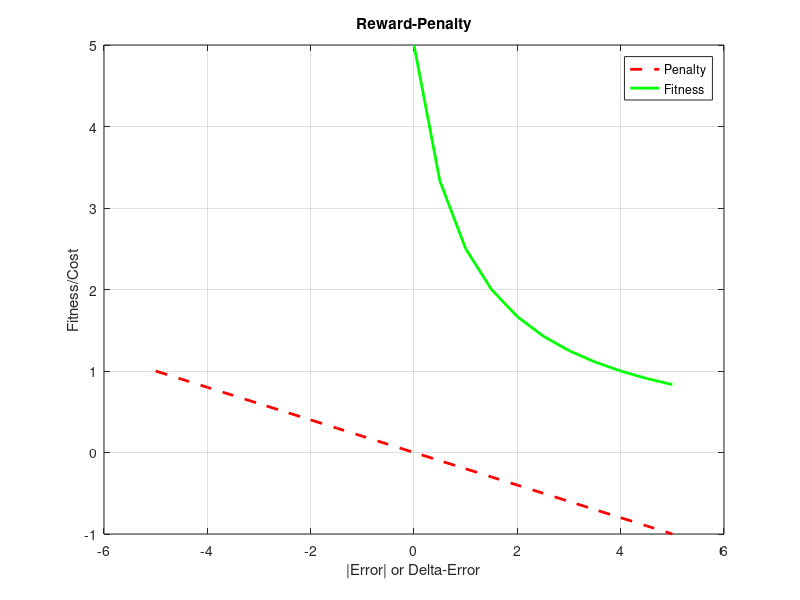
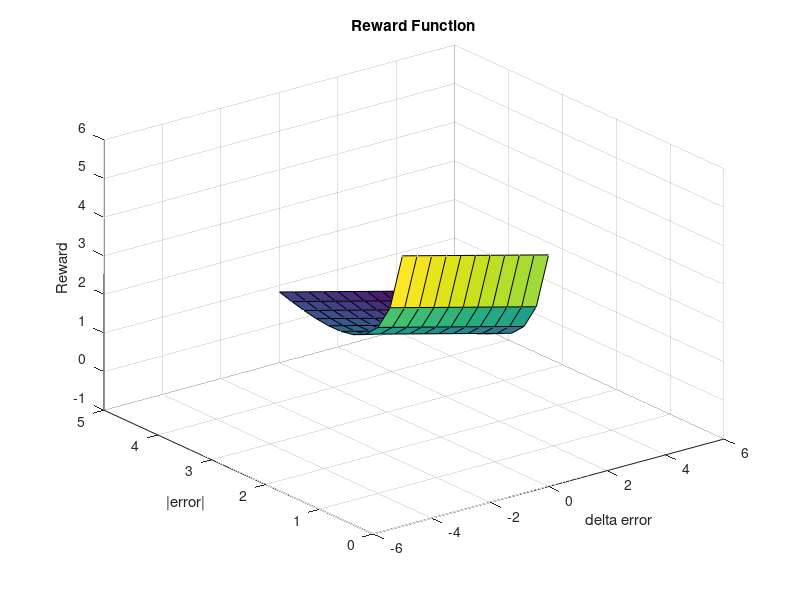
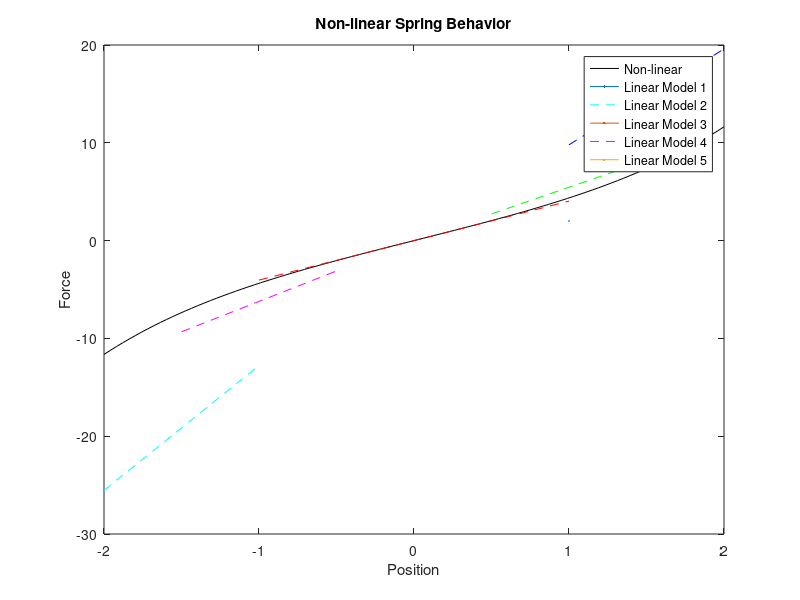

MATLAB code to generate these figures, in order:
close all; clc; clear all;

% Parameters for the mass-spring-damper system: Check with simulate MSD
% file and the main MBRL routine for manual update!

m = 1;          % Mass (kg)
k = 4;         % Spring constant (N/m)
c = 1;          % Damping coefficient (Ns/m)
hardening=1;
g=1;

gain_ = 5;
maxErr = 5;
zelta = 1;

err = [0:0.5:maxErr];
deltaErr = [-maxErr:0.5:maxErr]; % current error - past error

Fitness = gain_*(1 ./ (1 + err));
%fitnessB = -err;
Penalty = -deltaErr/maxErr;

figure();

plot(deltaErr, Penalty, 'r--', 'LineWidth', 2);
hold on;
%plot(err, fitnessB, 'r--', 'LineWidth', 2);
%hold on;
plot(err, Fitness, 'g-', 'LineWidth', 2);
hold on;

xlabel('|Error| or Delta-Error');
ylabel('Fitness/Cost');
title('Reward-Penalty');
legend('Penalty','Fitness');
grid on;

r=1;
c=1;
for i=[1:length(err)]
    for j=[1:length(deltaErr)]
        if (err(i) < deltaErr(j)) 
            r=1;
            break;
        end
        if (deltaErr(j)<(err(i) - maxErr))
            continue;
        end
        errY(r,c)=err(i);
        deltaErrX(r,c)=deltaErr(j);
        r=r+1;
    end
    c=c+1;
end


rewardA = gain_*(1 ./ (1 + errY))-zelta*deltaErrX/maxErr;
%rewardB = -errY-zelta*deltaErrX/maxErr;
figure();
surf(deltaErrX, errY, rewardA);
xlabel('delta error');
ylabel('|error|');
zlabel('Reward');
title('Reward Function');

% figure();
% xlabel('delta error');
% ylabel('error');
% zlabel('Reward');
% title('RewardB');
% surf(deltaErrX, errY, rewardB);

p1 = linspace(-2,-1,10); 
frc1 = 12.77*p1;
frc1T = (k / m)*sin(g*p1) + (hardening/m)*(p1.^3);
err1= mean(abs(frc1T-frc1));

p2 = linspace(-1.5,-0.5,10); 
frc2 = 6.218*p2;
frc2T = (k / m)*sin(g*p2) + (hardening/m)*(p2.^3);
err2= mean(abs(frc2T-frc2));

p3 = linspace(-1,1,10); 
frc3 = 4.036*p3;
frc3T = (k / m)*sin(g*p3) + (hardening/m)*(p3.^3);
err3= mean(abs(frc3T-frc3));

p4 = linspace(0.5,1.5,10); 
frc4 = 5.458*p4;
frc4T = (k / m)*sin(g*p4) + (hardening/m)*(p4.^3);
err4= mean(abs(frc4T-frc4));

p5 = linspace(1,2,10); 
frc5 = 9.797*p5;
frc5T = (k / m)*sin(g*p5) + (hardening/m)*(p5.^3);
err5= mean(abs(frc5T-frc5));
MAE_k = mean([err1, err2, err3, err4, err5])

p = linspace(-2,2,100);
frc = (k / m)*sin(g*p) + (hardening/m)*(p.^3);
figure();
plot(p, frc, 'k', lineWidth=2);
xlabel('Position');
ylabel('Force');
title('Non-linear Spring Behavior');
hold on;
plot(p1, frc1, 'c--', LineWidth=2);
hold on;
plot(p2, frc2, 'm--', LineWidth=2);
hold on;
plot(p3, frc3, 'r--', LineWidth=2);
hold on;
plot(p4, frc4, 'g--', LineWidth=2);
hold on;
plot(p5, frc5, 'b--', LineWidth=2);
hold on;
legend("Non-linear", "Linear Model 1", "Linear Model 2", "Linear Model 3", "Linear Model 4", "Linear Model 5");
